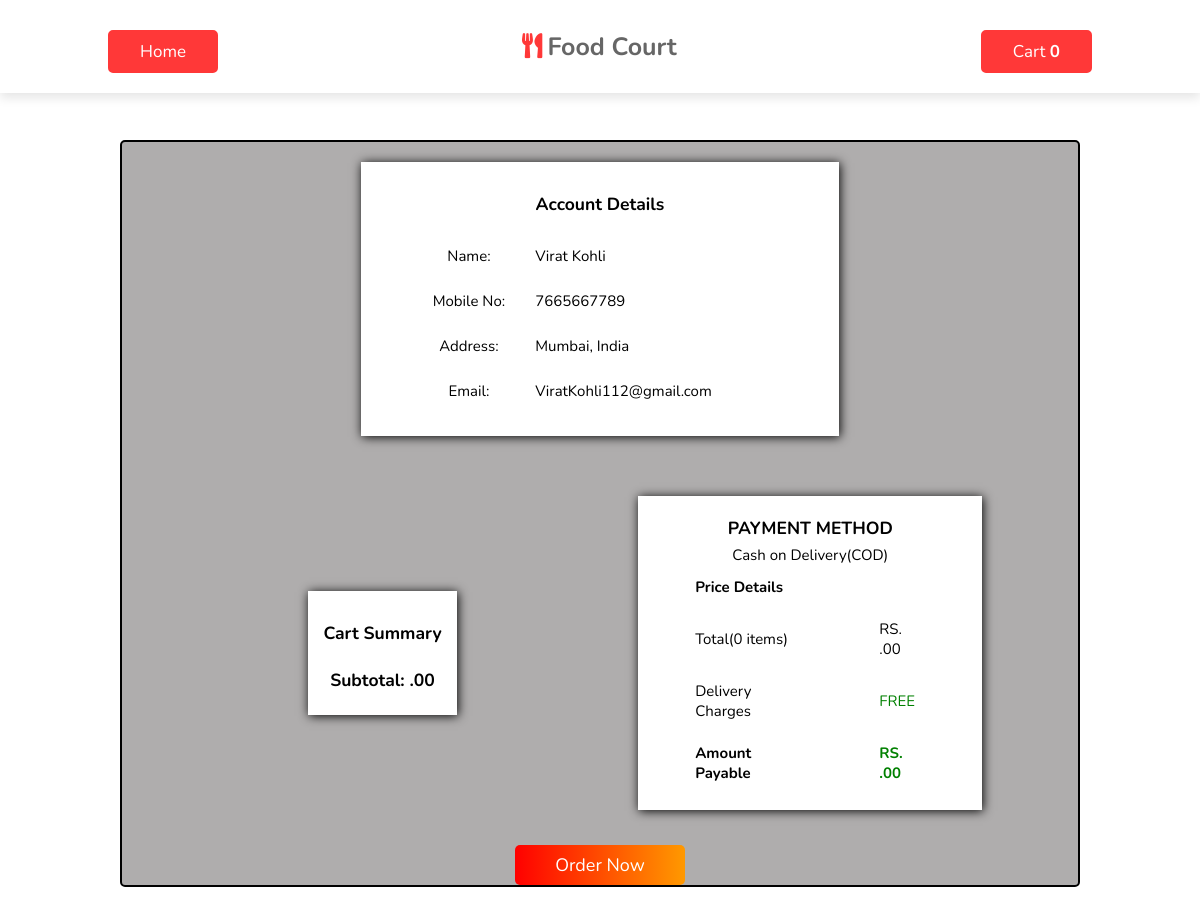
Screenshot of /checkout.php (signed in) with the database file from the repository.
### tables this page shows
CREATE TABLE `customer` (
  `cust_id` int(11) NOT NULL,
  `name` varchar(255) NOT NULL,
  `mobile_number` varchar(10) NOT NULL,
  `email` varchar(255) NOT NULL,
  `address` varchar(255) NOT NULL,
  `password` varchar(255) NOT NULL
);

### public/checkout.php (the view, shortened to what this page needs)
<?php
    include("../private/dbconnect.php");
    $sql = "select * from `customer` where `cust_id`= '{$_SESSION['custid']}'";
    $run = mysqli_query($conn,$sql);
    $data = mysqli_fetch_assoc($run);
            ?>
<!DOCTYPE html>
<html lang="en">
<head>
    <link rel="stylesheet" href="https://cdnjs.cloudflare.com/ajax/libs/font-awesome/5.15.3/css/all.min.css">
</head>
<body>
    <header>
        <a href="index.php" class="btn">Home</a>
        <a href="#" class="logo"><i class="fas fa-utensils"></i>Food Court</a>
        <a class="btn" href="cart.php">Cart
            <?php
                if (isset($_SESSION['cart']))
                {
                    $count = count($_SESSION['cart']);
                    echo "<span><b>$count</b></span>";
                }
                else
                {
                    echo "<span><b>0</b></span>";
                }
            ?>
        </a>
    </header>
    <div class="container">
        <div class="accdetails">
            <h3>Account Details</h3>
            <div class="accdetailsin">
                <div class="accdetailsleft">
                    <p class="name">Name:</p>
                    <p class="mobile">Mobile No:</p>
                    <p class="address">Address:</p>
                    <p class="email">Email:</p>
                </div>
                <div class="accdetailsright">
                    <p class="name"><?php echo $data['name'] ?></p>
                    <p class="mobile"><?php echo $data['mobile_number'] ?></p>
                    <p class="address"><?php echo $data['address'] ?></p>
                    <p class="email"><?php echo $data['email'] ?></p>
                </div>
            </div>
        </div>
        <div class="main2">
            <div class="cartsummary">
                <h3>Cart Summary</h3>
                <h3>Subtotal: <?php echo $_SESSION['subtotal'] .".00" ?></h3>
            </div>
            <div class="paymentmethod">
                <h3>PAYMENT METHOD</h3>
                <p>Cash on Delivery(COD)</p>
                <table>
                    <tr>
                        <td colspan="2">
                            <h4>Price Details</h4>
                        </td>
                    </tr>
                    <tr>
                        <td>Total(<?php echo count($_SESSION['cart']) ?> items)</td>
                        <td>RS. <?php echo $_SESSION['subtotal'] .".00" ?></td>
                    </tr>
                    <tr>
                        <td>Delivery Charges</td>
                        <td style="color: green;">FREE</td>
                    </tr>
                    <tr>
                        <td>
                            <h4>Amount Payable</h4>
                        </td>
                        <td>
                            <h4 style="color: green;">RS. <?php echo $_SESSION['subtotal'] .".00" ?></h4>
                        </td>
                    </tr>
                </table>
            </div>
        </div>
        <form action="checkout.php" method="post">
            <p style="text-align: center;">
            <input type="submit" class="order" name="checkout" value="Order Now">
            </p>
        </form>
    </div>
</body>
</html>

### public/checkout.php (style rules this page uses)
:root { --red: #ff3838; }
* { font-family: 'Nunito', sans-serif; margin: 0; padding: 0; box-sizing: border-box; outline: none; border: none; text-decoration: none; transition: all .2s linear; list-style: none; }
html { font-size: 62.5%; scroll-behavior: smooth; scroll-padding-top: 6rem; }
header { position: fixed; top: 0; left: 0; right: 0; z-index: 1000; display: flex; align-items: center; justify-content: space-between; background: #fff; padding: 2rem 9%; box-shadow: 0 .5rem 1rem rgba(0, 0, 0, .1); }
header .logo { font-size: 2.5rem; font-weight: bolder; color: #666; }
header .logo i { padding-right: .5rem; color: var(--red); }
.btn { display: inline-block; padding: .8rem 3rem; border: .2rem solid var(--red); color: var(--red); cursor: pointer; font-size: 1.7rem; border-radius: .5rem; position: relative; overflow: hidden; z-index: 0; margin-top: 1rem; background-color: var(--red); color: white; }
.container { font-size: 15px; max-width: 80%; margin: 140px auto; background-color: rgb(175, 173, 173); border: 2px solid black; border-radius: 5px; }
.accdetails { max-width: 50%; margin-left: auto; margin-right: auto; margin-top: 20px; margin-bottom: 45px; box-shadow: 1px 1px 10px black; background-color: white; }
.accdetailsin { max-width: 70%; margin: auto; display: flex; padding-bottom: 20px; }
.accdetailsleft p, .accdetailsright p { height: 35px; text-align: center; }
.accdetailsright p { margin-left: 30px; text-align: start; }
.accdetails h3, p { text-align: center; }
.accdetails h3 { padding: 30px 0 20px 0; }
.accdetails p { margin-top: 10px; }
.main2 { display: flex; max-width: 80%; margin: auto; }
.main2 .cartsummary { margin: 15px 0 15px auto; padding: 15px; margin: auto; background-color: white; box-shadow: 1px 1px 10px black; }
.cartsummary h3 { text-align: center; }
.main2 .paymentmethod { margin: 15px; max-width: 45%; padding: 15px; margin: 15px 0 15px auto; background-color: white; box-shadow: 1px 1px 10px black; }
.cartsummary h3 { margin: 15px 0 8px 0; }
.paymentmethod h3 { text-align: center; margin: 5px 0 5px 0; }
.paymentmethod table tr td { padding: 10px 40px; }
.order { text-decoration: none; text-align: center; background: linear-gradient(to right, red, #ff9900); color: white; padding: 8px 40px; border-radius: 5px; font-size: 18px; cursor: pointer; margin-top: 20px; }

### rows the page displays
customer: name "Virat Kohli", mobile_number "7665667789", address "Mumbai, India", email "ViratKohli112@gmail.com"

### other values shown
count($_SESSION['cart']) "0"
